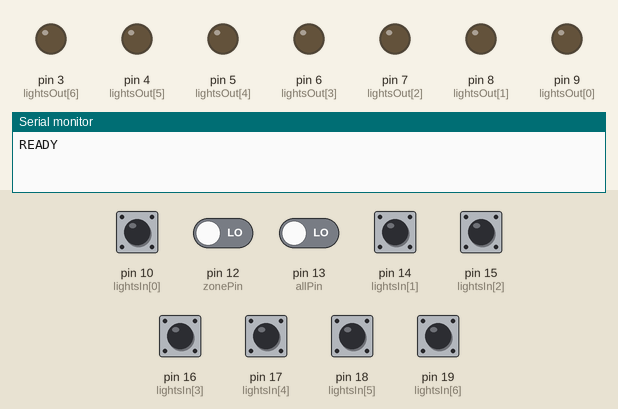
Recording of a sketch running on a simulated Arduino Uno, built with avr-gcc and run on an emulated ATmega328P. On the bench: output pins drawn as LEDs (lit = HIGH), the last lines printed to the serial monitor. The inputs (shaded band) are chosen by the test bench; at power-on: pin 10 (lightsIn[0]), pin 14 (lightsIn[1]), pin 15 (lightsIn[2]), pin 16 (lightsIn[3]), pin 17 (lightsIn[4]), pin 18 (lightsIn[5]), pin 19 (lightsIn[6]) HIGH, pin 12 (zonePin), pin 13 (allPin) LOW.

Above: at 1.2 s.
1.3 s: pin 10 (lightsIn[0]) pulled LOW for 0.15 s
At 2.6 s:
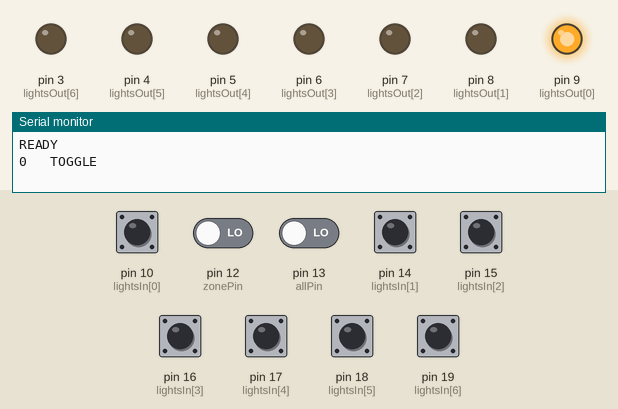
2.9 s: pin 14 (lightsIn[1]) pulled LOW for 1 s
At 5.1 s:
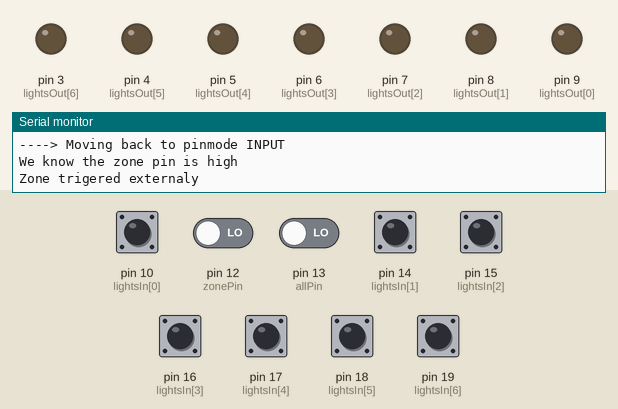
5.4 s: pin 15 (lightsIn[2]) pulled LOW for 0.15 s
At 6.7 s:
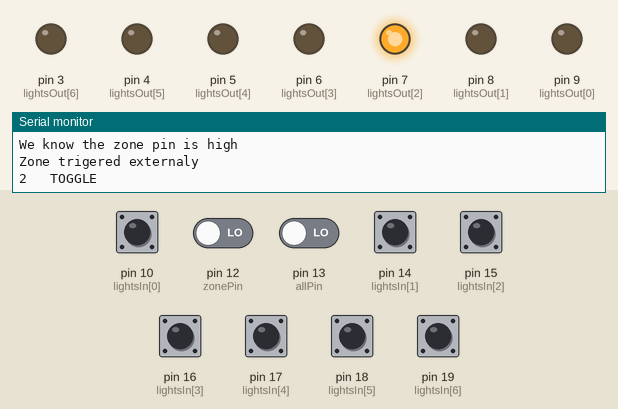
7.0 s: pin 16 (lightsIn[3]) pulled LOW for 0.15 s
At 8.2 s:
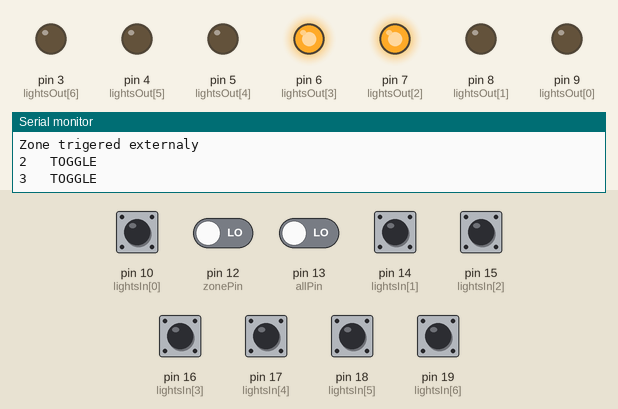
8.6 s: pin 17 (lightsIn[4]) pulled LOW for 0.15 s
At 9.4 s:
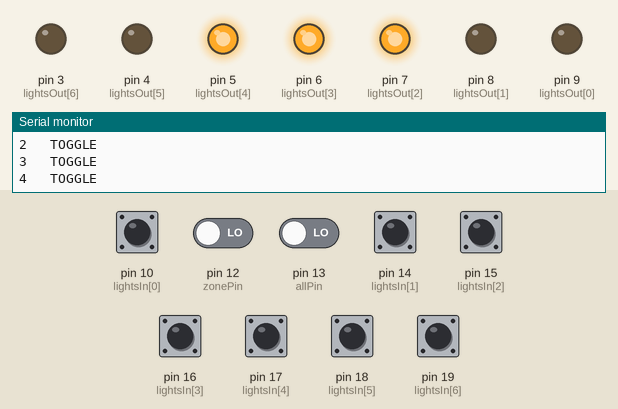
10.2 s: pin 18 (lightsIn[5]) pulled LOW for 0.15 s
At 10.6 s:
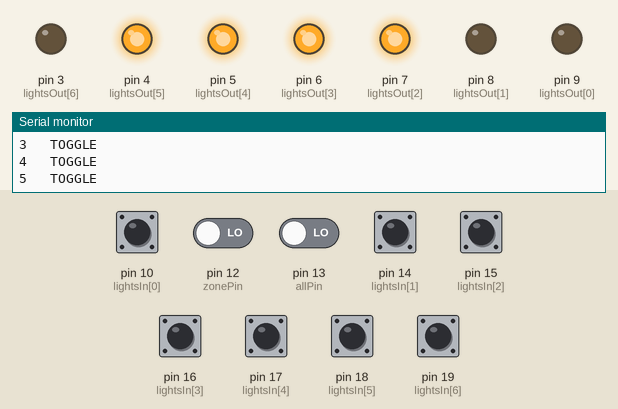
Timing chart, 0 to 12.8 s (numbered marks = the images above; inputs shaded):
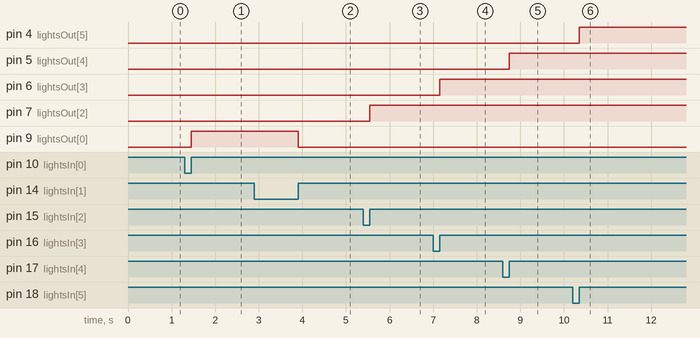

The sketch:

dumbledore.ino
```cpp
#define NONE 0
#define TOGGLE 1
#define ZONE 2
#define ALL 3

const int minPulseWidth = 10;                        // minimum duration for valid inter board signal (in ms)
const int signalPulse = 20;                          // duration of a signal between different boards (in ms)
const int zonePin = 12;                              // the zone off pin
unsigned long zoneDebounce;                                   // debounce timer for reading zoneoff
int zoneInState = 0;                                 // state variable for reading
unsigned long zonePulse;                                      // timer for pulse generation
int zoneState = 0;                                   // state variable for pulse generation
const int allPin = 13;                               // the all off pin
unsigned long allDebounce;                                    // debounce timer for reading alloff
int allInState = 0;                                  // state variable for reading
unsigned long allPulse;                                       // timer for pulse generation
int allState = 0;                                    // state variable for pulse generation
const int numOfLights = 7;                           // the number of lights
const int lightsIn[numOfLights] = {10, 14, 15, 16, 17, 18, 19};   //The input pins of the lights
const int lightsOut[numOfLights] = {9, 8, 7, 6, 5, 4, 3}; //The output pins of the lights
int outState[numOfLights] = {0, 0, 0, 0, 0, 0, 0};         //The current state of the lights
int inState[numOfLights] = {0, 0, 0, 0, 0, 0, 0};          //The current state of the inputs
unsigned long inMillis[numOfLights] = {0, 0, 0, 0, 0, 0, 0};        //Used to debounce and time the inputs
int debounceTime = 20;                               //Threshold for a valid input signal (in ms)
int zoneThreshold = 1000;                            //Threshold to swich over to a zone signal (in ms)
int allThreshold = 3000;                             //Threshold to switch over to an all signal (in ms)
const int numOfFanTriggers = 3;                      //Number of lights that can trigger the fan pin
const int fanTriggers[numOfFanTriggers] = {1, 2, 3}; //The indexed of the lights that can trigger the fan pin
const int fanPin = 9999;                             //The pin number of the fan pin


int read_light(int lightNr){
  int newVal;       //Stores data read from the pin

  newVal = !digitalRead(lightsIn[lightNr]); // read the data from the pin

  if (inState[lightNr] == 0){        // if the last read was low
    if (newVal == 1){                // if we have a rising edge
      inMillis[lightNr] = millis();  // set the timer for this pin
      inState[lightNr] = 1;          // and set the last state to high
    }
    return NONE;                     // don't return any activity
  }
  /* Triger an all or zone off whenever the timer has elapsed
     but only trigger the toggle on a faling edge */
  else{
    unsigned long timeDelta;
    if (newVal == 0) inState[lightNr] = 0;     // set the last known state to off
    timeDelta = millis() - inMillis[lightNr];  // calculate the time the pin was high upto now
    if (timeDelta > allThreshold) return ALL;  // if it was more than the all of timer
    else if (timeDelta > zoneThreshold) return ZONE;  // if it was more than the zone timer
    else if (newVal == 0 && timeDelta > debounceTime) return TOGGLE; // faling edge and valid pulse
    return NONE;
  }


//  else if (inState[lightNr] == 1){   // if the last read was high
//    if (newVal == 0){                // if we have a faling edge
//      long timeDelta;
//
//      inState[lightNr] = 0;          // set the last state to low
//      timeDelta = millis() - inMillis[lightNr];              //calculate the time the pin was high
//
//      if (timeDelta > allThreshold) return ALL;              // if it was more than the all of timer
//      else if (timeDelta > zoneThreshold) return ZONE;       // if it was more than the zone timer
//      else if (timeDelta > debounceTime) return TOGGLE;   // if it was more than the debounce timer
//    }
//    return NONE;  // otherwise dont't return anny acitivtiy
// }
}

int set_all_zero(){
  int i;
  for (i = 0; i < numOfLights; i++){
    outState[i] = 0;
  }
}

int read_all_off(){
  int newVal;

  newVal = digitalRead(allPin);

  if (allInState == 0){  // If the last know state was low
    if (newVal == 1){  // and we detect a rising edge
      allDebounce = millis(); // start the timer
      allInState = 1; // last know value is now high
    }
    return 0; // we haven't read a valid pulse
  }

  if (allInState == 1){ // if the last know value was one
    Serial.println("We know all the pin is high");
 //   if (newVal == 0){ // and we have a faling edge
      unsigned long timeDelta;

      if (newVal == 0) allInState = 0; // last known value is now low
      timeDelta = millis()-allDebounce;
      if (timeDelta > minPulseWidth) return 1; // valid pulse detected
 //     }
  }

  return 0; // no valid pulse detected

}

int do_all_off(int localTrigger){
 if(localTrigger) Serial.println("All trigered localy");
 int remoteTrigger;

// remoteTrigger = digitalRead(allPin); // replace this with a proper debouncing function
 remoteTrigger = read_all_off();


 if (remoteTrigger){
   Serial.println("All trigered externaly");
   set_all_zero();
 }

 if (localTrigger){
   set_all_zero();
   allState = 1;
   allPulse = millis();
   digitalWrite(allPin, HIGH);
   pinMode(allPin, OUTPUT);
 }

 if (allState == 1 && millis() - allPulse >= signalPulse){
   allState = 0;
   pinMode(allPin, INPUT);
   digitalWrite(allPin, LOW);
 }

 return localTrigger || remoteTrigger;
}

int read_zone_off(){
  int newVal;

  newVal = digitalRead(zonePin);


  if (zoneInState == 0){  // If the last know state was low
    if (newVal == 1){  // and we detect a rising edge
      zoneDebounce = millis(); // start the timer
      zoneInState = 1; // last know value is now high
    }
    return 0; // we haven't read a valid pulse
  }

  if (zoneInState == 1){ // if the last know value was one
    Serial.println("We know the zone pin is high");
 //   if (newVal == 0){ // and we have a faling edge
      unsigned long timeDelta;

      if (newVal == 0) zoneInState = 0; // last known value is now low
      timeDelta = millis()-zoneDebounce;
      if (timeDelta > minPulseWidth) return 1; // valid pulse detected
//      }
  }

  return 0; // no valid pulse detected

}

int do_zone_off(int localTrigger){
// if(localTrigger) Serial.println("Zone trigered localy");
 int remoteTrigger;

// remoteTrigger = digitalRead(allPin); // replace this with a proper debouncing function
 remoteTrigger = read_zone_off();


 if (remoteTrigger){
   Serial.println("Zone trigered externaly");
   set_all_zero();
   //return 1;
 }

 if (localTrigger){
   Serial.println("Zone trigered localy");
   set_all_zero();
   zoneState = 1;
   zonePulse = millis();
   digitalWrite(zonePin, HIGH);
   pinMode(zonePin, OUTPUT);
   //return 1;
 }

 if (zoneState == 1 && millis() - zonePulse >= signalPulse){
   Serial.println("----> Moving back to pinmode INPUT");
   zoneState = 0;
   pinMode(zonePin, INPUT);
   digitalWrite(zonePin, LOW);
 }

 return remoteTrigger || localTrigger;
}

int write_states(){
  int i;
  int fanTarget;
  for (i = 0; i < numOfLights; i++){
    digitalWrite(lightsOut[i], outState[i]);
  }

  fanTarget = 0;
  for (i = 0; i < numOfFanTriggers; i++){
      if(outState[fanTriggers[i]]) fanTarget = 1;
  }
  //digitalWrite(fanPin, fanTarget);


}

void setup() {
  int i;

  for (i = 0; i < numOfLights; i++){
    pinMode(lightsIn[i], INPUT_PULLUP);
    pinMode(lightsOut[i], OUTPUT);
  }

  pinMode(zonePin, INPUT);
  pinMode(allPin, INPUT);
  Serial.begin(115200);
  Serial.println("READY");
}

void loop() {
//  Serial.println("------------------------------");
//  for (int i; i<7; i++){
//    Serial.print("light ");
//    Serial.print(i);
//    Serial.print(":\t");
//    Serial.println(!digitalRead(lightsIn[i]));
//  }
//  Serial.print("all pin:\t");
//  Serial.println(digitalRead(allPin));
//  Serial.print("zone pin:\t");
//  Serial.println(digitalRead(zonePin));
//  Serial.print("zoneState:\t");
//  Serial.println(zoneState);
//  Serial.print("millis():\t");
//  Serial.println(millis());
//  Serial.print("zonePulse:\t");
//  Serial.println(zonePulse);


  int i;
  int allOff = 0;  // stores whether an all off should be triggerd
  int zoneOff = 0; // stores wheterh a zone off should be triggerd

  for (i = 0; i < numOfLights; i++){
    switch (read_light(i)){ // see what to do, and do it
      case NONE:
        break;

      case TOGGLE:
        Serial.print(i);
        Serial.println("\t TOGGLE");
        outState[i] = !outState[i]; // toggle a light
        break;

      case ZONE:
        Serial.print(i);
        Serial.println("\t ZONE");
        zoneOff = 1; // trigger a zone off
        break;

      case ALL:
        Serial.print(i);
        Serial.println("\t ALL");
        allOff = 1; // trgier an all off
        break;
    }
  }
  if(!do_all_off(allOff)) // if we did not just do an all of
  do_zone_off(zoneOff); // stile have to make this functio
  write_states();


}
```

Measured:
- after the input at 1.3 s, pin 9 (lightsOut[0]): LOW → HIGH after 0.15 s
- after the input at 2.9 s, pin 9 (lightsOut[0]): HIGH → LOW after 1.0 s
- after the input at 5.4 s, pin 7 (lightsOut[2]): LOW → HIGH after 0.15 s
- after the input at 7.0 s, pin 6 (lightsOut[3]): LOW → HIGH after 0.15 s
- after the input at 8.6 s, pin 5 (lightsOut[4]): LOW → HIGH after 0.15 s
- after the input at 10.2 s, pin 4 (lightsOut[5]): LOW → HIGH after 0.15 s
